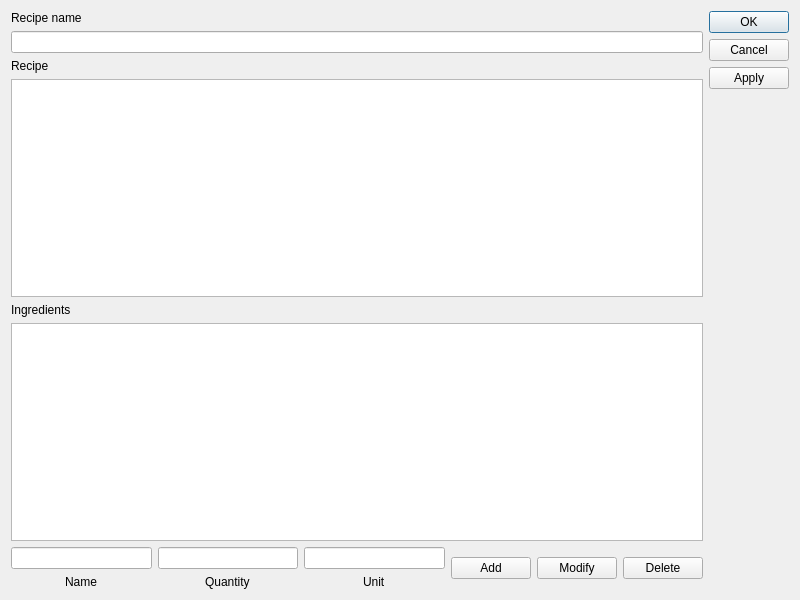
<?xml version="1.0" encoding="UTF-8"?>
<ui version="4.0">
 <class>EditInMainDialog</class>
 <widget class="QDialog" name="EditInMainDialog">
  <property name="geometry">
   <rect>
    <x>0</x>
    <y>0</y>
    <width>800</width>
    <height>600</height>
   </rect>
  </property>
  <property name="windowTitle">
   <string>Dialog</string>
  </property>
  <layout class="QGridLayout" name="gridLayout_5">
   <item row="0" column="0">
    <layout class="QGridLayout" name="gridLayout_4">
     <item row="0" column="1">
      <layout class="QVBoxLayout" name="verticalLayout_16">
       <item>
        <widget class="QPushButton" name="okButtonEdit">
         <property name="text">
          <string>OK</string>
         </property>
        </widget>
       </item>
       <item>
        <widget class="QPushButton" name="cancelButtonEdit">
         <property name="text">
          <string>Cancel</string>
         </property>
        </widget>
       </item>
       <item>
        <widget class="QPushButton" name="applyButtonEdit">
         <property name="text">
          <string>Apply</string>
         </property>
        </widget>
       </item>
       <item>
        <spacer name="verticalSpacer_4">
         <property name="orientation">
          <enum>Qt::Vertical</enum>
         </property>
         <property name="sizeHint" stdset="0">
          <size>
           <width>20</width>
           <height>40</height>
          </size>
         </property>
        </spacer>
       </item>
      </layout>
     </item>
     <item row="0" column="0">
      <layout class="QVBoxLayout" name="verticalLayout_17">
       <item>
        <widget class="QLabel" name="RecipeNameLabelEdit">
         <property name="text">
          <string>Recipe name</string>
         </property>
        </widget>
       </item>
       <item>
        <widget class="QLineEdit" name="RecipeNameLineEdit">
         <property name="maxLength">
          <number>256</number>
         </property>
        </widget>
       </item>
       <item>
        <widget class="QLabel" name="recipeLabelEdit">
         <property name="text">
          <string>Recipe</string>
         </property>
        </widget>
       </item>
       <item>
        <widget class="QTextEdit" name="RecipeTextEditEdit"/>
       </item>
       <item>
        <widget class="QLabel" name="ingredientsLabelEdit">
         <property name="text">
          <string>Ingredients</string>
         </property>
        </widget>
       </item>
       <item>
        <widget class="QTableView" name="IngredientsTableViewEdit"/>
       </item>
      </layout>
     </item>
     <item row="1" column="0">
      <layout class="QHBoxLayout" name="horizontalLayout_4">
       <item>
        <layout class="QVBoxLayout" name="verticalLayout_18">
         <item>
          <widget class="QLineEdit" name="ingredientNameLineEdit">
           <property name="maxLength">
            <number>256</number>
           </property>
          </widget>
         </item>
         <item alignment="Qt::AlignHCenter|Qt::AlignVCenter">
          <widget class="QLabel" name="nameLabelEdit">
           <property name="text">
            <string>Name</string>
           </property>
          </widget>
         </item>
        </layout>
       </item>
       <item>
        <layout class="QVBoxLayout" name="verticalLayout_19">
         <item>
          <widget class="QLineEdit" name="QuantityLineEdit">
           <property name="maxLength">
            <number>256</number>
           </property>
          </widget>
         </item>
         <item alignment="Qt::AlignHCenter|Qt::AlignVCenter">
          <widget class="QLabel" name="quantityLabelEdit">
           <property name="text">
            <string>Quantity</string>
           </property>
          </widget>
         </item>
        </layout>
       </item>
       <item>
        <layout class="QVBoxLayout" name="verticalLayout_20">
         <item>
          <widget class="QLineEdit" name="UnitLineEdit">
           <property name="maxLength">
            <number>256</number>
           </property>
          </widget>
         </item>
         <item alignment="Qt::AlignHCenter|Qt::AlignVCenter">
          <widget class="QLabel" name="unitLabelEdit">
           <property name="text">
            <string>Unit</string>
           </property>
          </widget>
         </item>
        </layout>
       </item>
       <item>
        <widget class="QPushButton" name="addButtonEdit">
         <property name="text">
          <string>Add</string>
         </property>
        </widget>
       </item>
       <item>
        <widget class="QPushButton" name="modifyButtonEdit">
         <property name="text">
          <string>Modify</string>
         </property>
        </widget>
       </item>
       <item>
        <widget class="QPushButton" name="deleteButtonEdit">
         <property name="text">
          <string>Delete</string>
         </property>
        </widget>
       </item>
      </layout>
     </item>
    </layout>
   </item>
  </layout>
 </widget>
 <resources/>
 <connections/>
</ui>
